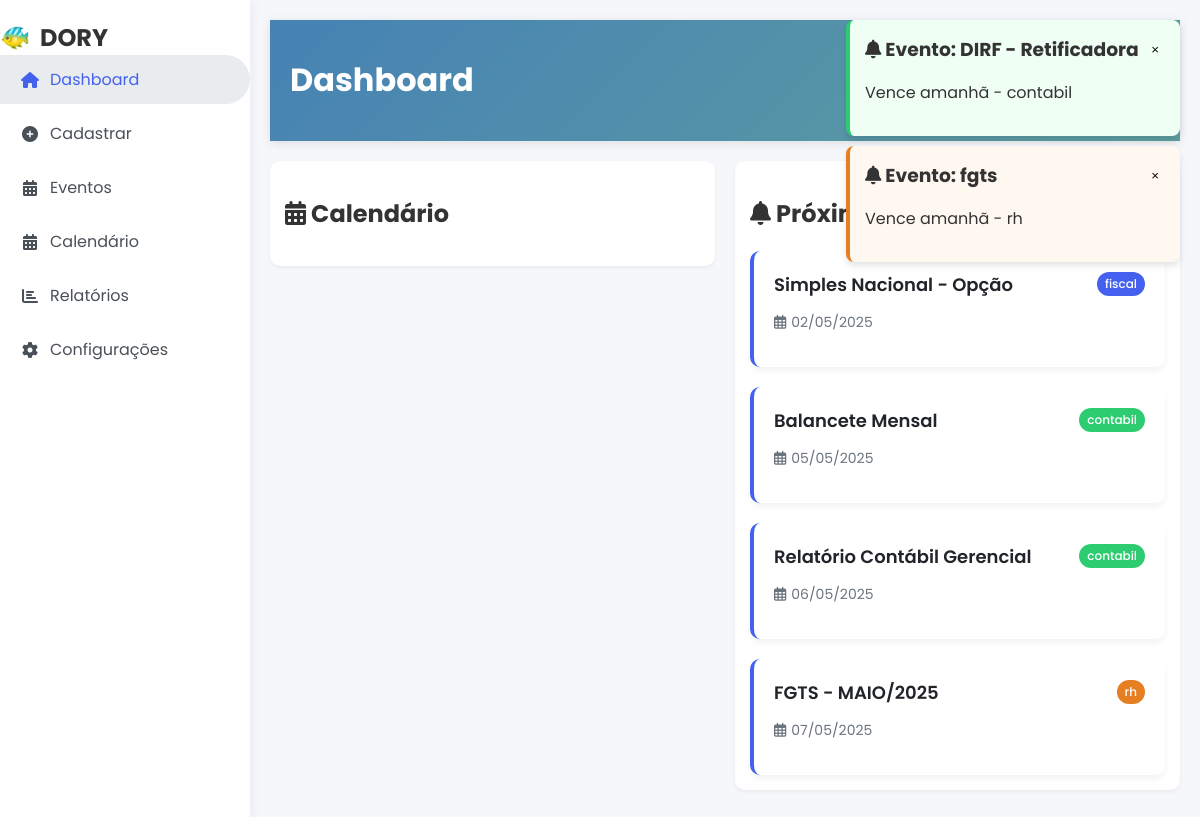
The page / on the database its author committed.
### dory.py (models this page shows, shortened)
class Evento(db.Model):
    id = db.Column(db.Integer, primary_key=True)
    nome = db.Column(db.String(100), nullable=False)
    tipo = db.Column(db.String(50), nullable=False)
    departamento = db.Column(db.String(50), nullable=False)
    data_vencimento = db.Column(db.DateTime, nullable=False)
    descricao = db.Column(db.Text)
    prioridade = db.Column(db.String(20), default='normal')
    status = db.Column(db.String(20), default='pendente')
    data_criacao = db.Column(db.DateTime, default=datetime.utcnow)
    repetir_mensal = db.Column(db.Boolean, default=False)
    antecipar_dia_util = db.Column(db.Boolean, default=False)
    data_fim_repeticao = db.Column(db.DateTime)
    evento_pai_id = db.Column(db.Integer, db.ForeignKey('evento.id'))

### dory.py (the view)
@app.route("/")
def home():
    eventos = Evento.query.order_by(Evento.data_vencimento).limit(5).all()
    return render_template("index.html", eventos=eventos)

### templates/index.html (shortened to what this page needs)
<!DOCTYPE html>
<html lang="pt-BR">
<head>
    <link rel="stylesheet" href="https://cdnjs.cloudflare.com/ajax/libs/font-awesome/6.4.0/css/all.min.css">
    <link href='https://cdn.jsdelivr.net/npm/fullcalendar@5.11.3/main.min.css' rel='stylesheet' />
    <link rel="stylesheet" href="{{ url_for('static', filename='css/style.css') }}">
    <link rel="stylesheet" href="{{ url_for('static', filename='css/components/sidebar.css') }}">
    <link rel="stylesheet" href="{{ url_for('static', filename='css/components/cards.css') }}">
    <link rel="stylesheet" href="{{ url_for('static', filename='css/components/mini-calendar.css') }}">
</head>
<body>
    <aside class="sidebar">
        <div class="logo">
            <span>🐠</span>
            <span>DORY</span>
        </div>
        <ul class="sidebar-menu">
            <li><a href="/" class="active"><i class="fas fa-home"></i> Dashboard</a></li>
            <li><a href="/cadastrar"><i class="fas fa-plus-circle"></i> Cadastrar</a></li>
            <li><a href="/eventos"><i class="fas fa-calendar-alt"></i> Eventos</a></li>
            <li><a href="/calendario"><i class="fas fa-calendar-days"></i> Calendário</a></li>
            <li><a href="/relatorios"><i class="fas fa-chart-bar"></i> Relatórios</a></li>
            <li><a href="/configuracoes"><i class="fas fa-cog"></i> Configurações</a></li>
        </ul>
    </aside>
    <main class="main-content">
        <div class="header">
            <h1>Dashboard</h1>
            <div class="datetime" id="currentDateTime"></div>
        </div>
        <div class="dashboard-grid">
            <div class="dashboard-card calendar-container">
                <h2><i class="fas fa-calendar-days"></i> Calendário</h2>
            </div>
            <div class="dashboard-card">
                <h2><i class="fas fa-bell"></i> Próximos Eventos</h2>
                <div class="cards-grid">
                    {% for evento in eventos[:4] %}
                    <div class="event-card">
                        <div class="card-header">
                            <h3 class="card-title">{{ evento.nome }}</h3>
                            <span class="card-badge {{ evento.departamento|lower }}">{{ evento.departamento }}</span>
                        </div>
                        <p class="card-date">
                            <i class="far fa-calendar-alt"></i>
                            {{ evento.data_vencimento.strftime('%d/%m/%Y') }}
                        </p>
                    </div>
                    {% endfor %}
                </div>
            </div>
        </div>
    </main>
    <div class="notification-container" id="notificationContainer"></div>
</body>
</html>

### static/css/style.css (style rules this page uses)
body { font-family: 'Poppins', sans-serif; margin: 0; padding: 0; background-color: #f5f7fa; color: #333; }
.header { background: linear-gradient(135deg, #4682b4, #5f9ea0); color: white; padding: 15px 20px; display: flex; justify-content: space-between; align-items: center; box-shadow: 0 2px 10px rgba(0, 0, 0, 0.1); }
.logo { font-size: 24px; font-weight: bold; display: flex; align-items: center; gap: 10px; }
:root { --primary: #4361ee; --secondary: #3f37c9; --accent: #4895ef; --danger: #f72585; --light: #f8f9fa; --dark: #212529; }
.datetime { font-size: 14px; background: rgba(255, 255, 255, 0.2); padding: 5px 10px; border-radius: 20px; }
a, button { transition: all 0.3s ease; }
.dashboard-grid { display: grid; grid-template-columns: 1fr 1fr; gap: 20px; margin-top: 20px; }
.dashboard-card { background: white; border-radius: 10px; padding: 20px; box-shadow: 0 4px 6px rgba(0,0,0,0.05); }
.dashboard-grid { display: grid; grid-template-columns: 2fr 1fr; gap: 20px; margin-bottom: 20px; }
.dashboard-grid { display: grid; grid-template-columns: 1fr 1fr; gap: 20px; align-items: start; }
.dashboard-card { background: white; border-radius: 10px; box-shadow: 0 2px 4px rgba(0,0,0,0.05); padding: 15px; }
.calendar-container { position: relative; }
.notification-container { position: fixed; top: 20px; right: 20px; z-index: 1000; }

### static/css/components/sidebar.css (style rules this page uses)
.sidebar { width: 250px; background: white; position: fixed; height: 100vh; box-shadow: 2px 0 10px rgba(0, 0, 0, 0.05); padding-top: 20px; }
.sidebar-menu { list-style: none; padding: 0; margin: 0; }
.sidebar-menu li { margin-bottom: 5px; }
.sidebar-menu a { display: flex; align-items: center; gap: 10px; padding: 12px 20px; color: #495057; text-decoration: none; border-radius: 0 30px 30px 0; }
.sidebar-menu a:hover, .sidebar-menu a.active { background: #e9ecef; color: var(--primary); }
.sidebar-menu i { width: 20px; text-align: center; }
.main-content { margin-left: 250px; padding: 20px; }

### static/css/components/cards.css (style rules this page uses)
.cards-grid { display: grid; grid-template-columns: repeat(auto-fill, minmax(280px, 1fr)); gap: 20px; margin-top: 20px; }
.event-card { background: white; border-radius: 10px; padding: 20px; box-shadow: 0 4px 6px rgba(0, 0, 0, 0.05); transition: transform 0.3s; border-left: 4px solid var(--primary); }
.card-header { display: flex; justify-content: space-between; align-items: center; margin-bottom: 10px; }
.card-title { font-weight: 600; color: var(--dark); margin: 0; font-size: 18px; }
.card-badge { background: var(--accent); color: white; padding: 3px 8px; border-radius: 20px; font-size: 12px; font-weight: 500; }
.card-badge.fiscal { background: #4361ee; }
.card-badge.contabil { background: #2ecc71; }
.card-badge.rh { background: #e67e22; }
.card-date { color: #6c757d; font-size: 14px; display: flex; align-items: center; gap: 5px; }

### static/css/components/mini-calendar.css (style rules this page uses)
.dashboard-card.calendar-container { padding: 15px; overflow: visible; }

### rows shown on the page
Evento: nome "Simples Nacional - Opção", departamento "fiscal", data_vencimento "02/05/2025"
Evento: nome "Balancete Mensal", departamento "contabil", data_vencimento "05/05/2025"
Evento: nome "Relatório Contábil Gerencial", departamento "contabil", data_vencimento "06/05/2025"
Evento: nome "FGTS - MAIO/2025", departamento "rh", data_vencimento "07/05/2025"
